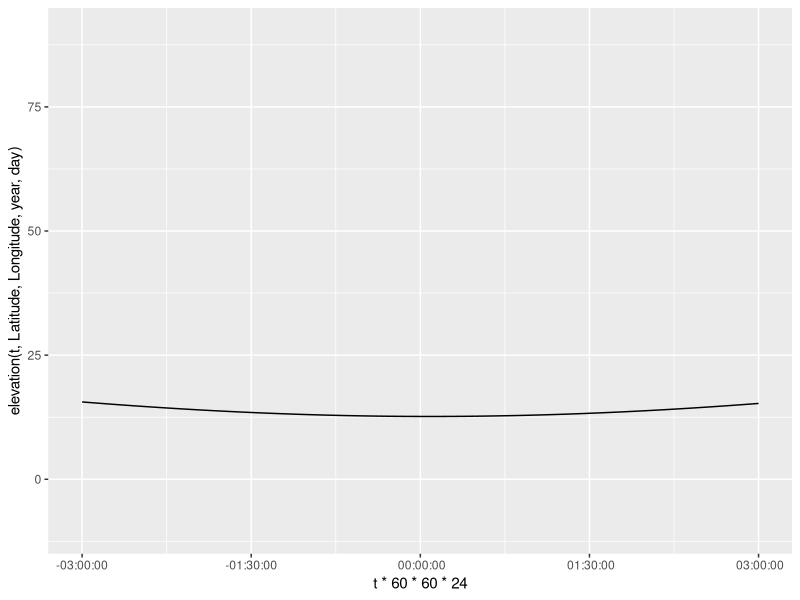
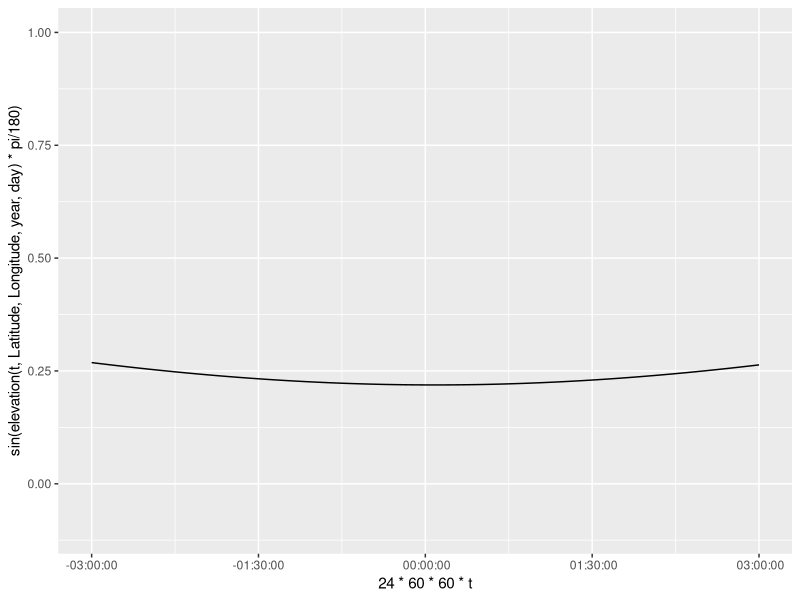
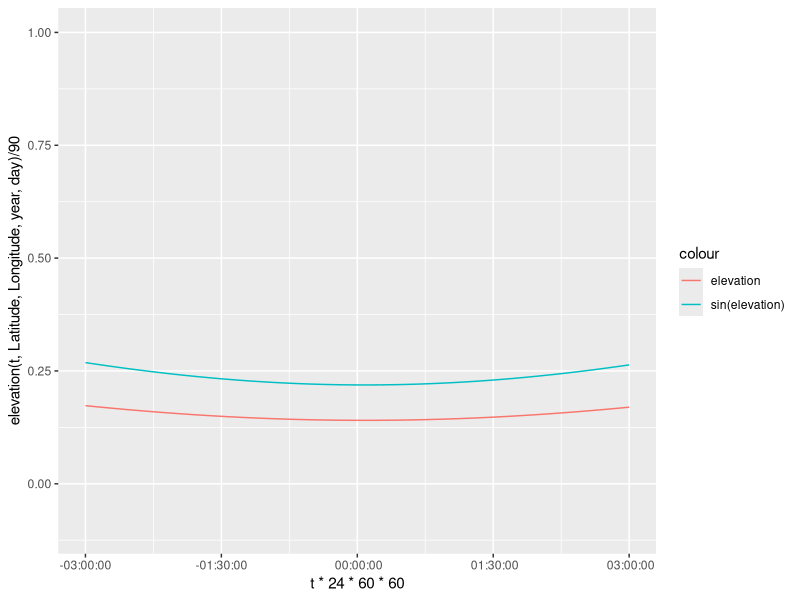
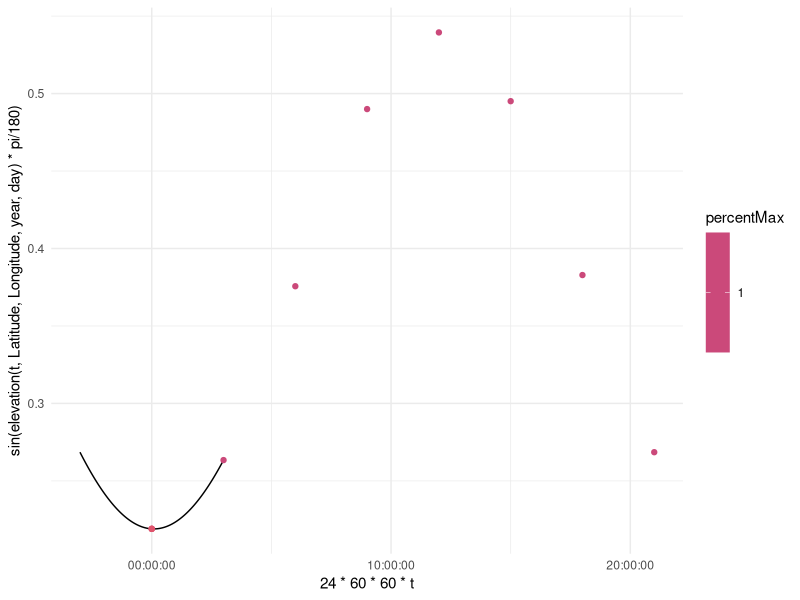
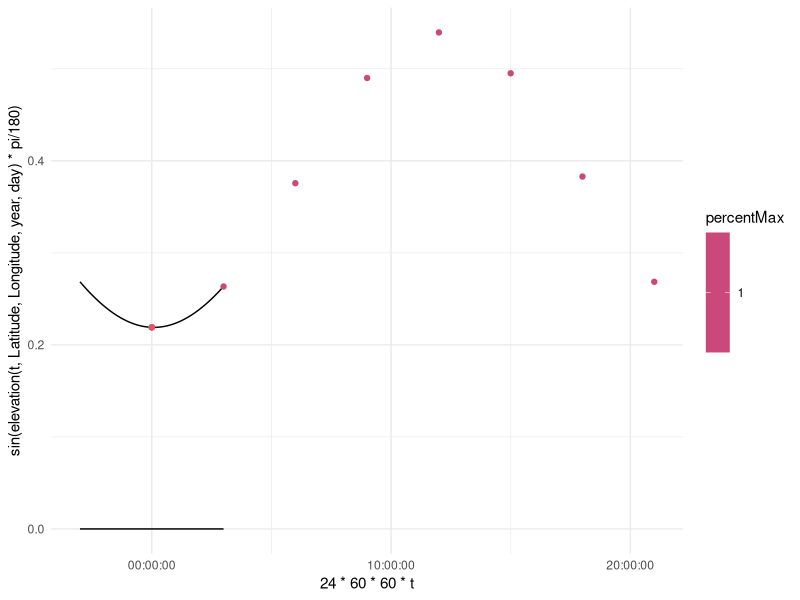
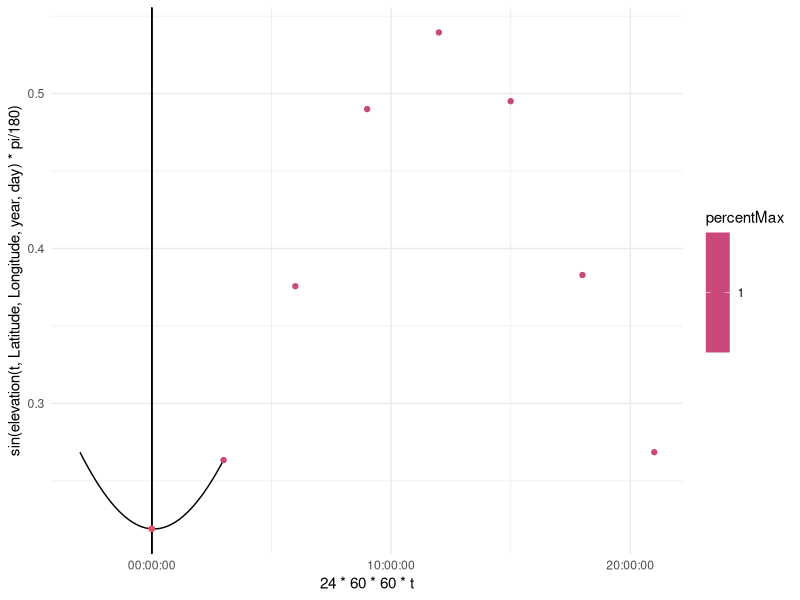

Here is the R script that generated these plots, in order:
library(ggplot2)
##Fix error for days with no positive elevation 
Latitude = -80
Longitude = 0
year = 2008
day = 5
t=.5
Sunrise = 0 #initializing for global assignment
Sunset = 0 #initializing for global assignment

elevation = function(t,Latitude,Longitude,year,day){
  #Converting the year and day to Julian Day and Century. 2454466.5 is
  #12:00 AM of Jan 1 2008. Using mid day as the average 2454467 is Jan 1 2008
  #ifelse(year == 2008, JulianDay = 2454466+day, JulianDay = 2454467+day+(year-2008)*365);
  JulianDay = 2454466+day;
  ##Calculate solar position constants for the day in question. These
  ##functions were obtained from an NOAA Solar Calculations spreadsheet.
  ##Note: the variation seen throughout a given day is so small that we can
  ##treat these as constants. More on this later.
  JulianCentury = (JulianDay-2451545)/36525;
  GeomMeanLongSunDeg = (280.46646+JulianCentury*(36000.76983+JulianCentury*.0003032))%%360;
  GeomMeanAnomSunDeg = 357.52911+JulianCentury*(35999.05029 - 0.0001537*JulianCentury);
  EccentEarthOrbit = 0.016708634-JulianCentury*(0.000042037+0.0000001267*JulianCentury);
  SunEqOfCtr = sin(pi/180*(GeomMeanAnomSunDeg))*(1.914602-JulianCentury*(0.004817+0.000014*JulianCentury))+sin(pi/180*(2*GeomMeanAnomSunDeg))*(0.019993-0.000101*JulianCentury)+sin(pi/180*(3*GeomMeanAnomSunDeg))*0.000289;
  SunTrueLongDeg = GeomMeanLongSunDeg+SunEqOfCtr;
  SunAppLongDeg = SunTrueLongDeg-0.00569-0.00478*sin(pi/180*(125.04-1934.136*JulianCentury));
  MeanObliqEclipticDeg = 23+(26+((21.448-JulianCentury*(46.815+JulianCentury*(0.00059-JulianCentury*0.001813))))/60)/60;
  ObliqCorrDeg = MeanObliqEclipticDeg+0.00256*cos(pi/180*(125.04-1934.136*JulianCentury));
  SunDeclineDeg = 180/pi*(asin(sin(pi/180*(ObliqCorrDeg))*sin(pi/180*(SunAppLongDeg))));
  vary = tan(pi/180*(ObliqCorrDeg/2))*tan(pi/180*(ObliqCorrDeg/2));
  EqOfTimeMinutes = 4*180/pi*(vary*sin(2*pi/180*(GeomMeanLongSunDeg))-2*EccentEarthOrbit*sin(pi/180*(GeomMeanAnomSunDeg))+4*EccentEarthOrbit*vary*sin(pi/180*(GeomMeanAnomSunDeg))*cos(2*pi/180*(GeomMeanLongSunDeg))-0.5*vary*vary*sin(4*pi/180*(GeomMeanLongSunDeg))-1.25*EccentEarthOrbit*EccentEarthOrbit*sin(2*pi/180*(GeomMeanAnomSunDeg)));

  ## Define maximum PAR ratio: Solar Constant*.487(%of radiation that makes up PAR)*scale(100)/Sin(90)
  MaxRatio=.487*1361*100;
  srssangle = 90;
  HASunriseDeg = Re(180/pi*(acos(cos(pi/180*(srssangle))/(cos(pi/180*(Latitude))*cos(pi/180*(SunDeclineDeg)))-tan(pi/180*(Latitude))*tan(pi/180*(SunDeclineDeg)))));
  SunlightDuration = HASunriseDeg/180;

  A = sin(Latitude*pi/180)*sin(SunDeclineDeg*pi/180);
  B = cos(Latitude*pi/180)*cos(SunDeclineDeg*pi/180);

  SolarNoon = (720-4*Longitude-EqOfTimeMinutes+0*60)/1440;
  assign("Sunrise", ((SolarNoon*1440-HASunriseDeg*4)/1440)%%1, envir = .GlobalEnv); #keep sunrise positive and between zero and 1
  assign("Sunset", Sunrise+SunlightDuration, envir = .GlobalEnv); #assign SR/SS to global for use in other functions

  C = EqOfTimeMinutes/4+Longitude;

  #90-(acos(sin(Latitude*pi/180)*sin(SunDeclineDeg*pi/180)+cos(Latitude*pi/180)*cos(SunDeclineDeg*pi/180)*cos((t*360+EqOfTimeMinutes/4+Longitude+180)*pi/180)))*180/pi
  return(90-(acos(A+B*cos((t*360+C+180)*pi/180)))*180/pi)
    
}

elevation(t,Latitude,Longitude,year,day)

t = seq(Sunrise-1/8,Sunset+1/8,1/(8*100))
ggplot(data = NULL, aes(x = t*60*60*24, y = elevation(t,Latitude,Longitude,year,day)))+
  coord_cartesian(ylim = c(-10,90))+
  geom_line()+
  scale_x_time()
            
ggplot(data = NULL, aes(x = 24*60*60*t, y = sin(elevation(t,Latitude,Longitude,year,day)*pi/180)))+
  coord_cartesian(ylim = c(-.1,1))+
  geom_line()+
  scale_x_time()

ggplot(data = NULL, aes(x = t*24*60*60, y = elevation(t,Latitude,Longitude,year,day)/90, col = "elevation"))+
  coord_cartesian(ylim = c(-.1,1))+
  geom_line()+
  geom_line(data = NULL, aes(x = 24*60*60*t, y = sin(elevation(t,Latitude,Longitude,year,day)*pi/180), col = "sin(elevation)"))+
  labs()+
  scale_x_time()





###Creating projections from each observation

#Max PAR: .487*1361/sin(elevation)
library(tidyverse)

time = c(0,1/8,2/8,3/8,4/8,5/8,6/8,7/8)
time = time+floor(Sunrise*8)/8
observations = tibble(time, elevation(time, Latitude, Longitude, year, day))
observations = observations %>%
  select(time, elevation = `elevation(time, Latitude, Longitude, year, day)`)

daylightObservations = observations %>%
  mutate(max_PAR = .487*1361*sin(elevation*pi/180)) %>%
  filter(elevation>0)

daylightObservations = daylightObservations %>%
  mutate(percentMax = max_PAR/max_PAR)
  
##add points to indicate Sunrise and Sunset
timeSS = c(Sunrise, Sunset)
observationsSS = tibble(timeSS, elevation(timeSS, Latitude, Longitude, year, day))
observationsSS = observationsSS %>%
  select(time = timeSS, elevation = `elevation(timeSS, Latitude, Longitude, year, day)`) %>%
  mutate(max_PAR = .487*1361*sin(elevation*pi/180))

ggplot(data = NULL, aes(x = 24*60*60*t, y = sin(elevation(t,Latitude,Longitude,year,day)*pi/180)))+
  #coord_cartesian(ylim = c(-.1,1))+
  geom_line()+
  scale_x_time()+
  geom_point(data = daylightObservations, aes(x = time*24*60*60, y = max_PAR/(.487*1361), color = percentMax))+
  scale_color_viridis_c(option = "C")+
  geom_point(data = observationsSS, aes(x = time*24*60*60,  y = max_PAR/(.487*1361)), color = 2)+
  theme_minimal()
  
#add SR/SS to daylight obs?

###Creating a function that will plot the Wang et al. algorithm for each point

wangInstPAR = function(t, daylightObservations){
  l = dim(daylightObservations)[1]
  if (l == 0){
    return(0)
  }
  wangt = tibble(t) %>%
    mutate(notInDay = t < Sunrise | t > Sunset)
  if (l >= 1){
    wangt = wangt %>%
      mutate(overpass1 = as.numeric(daylightObservations[1,1]),
             PAR1 = as.numeric(daylightObservations[1,3]))
  }
  if (l >= 2){
    wangt = wangt %>%
      mutate(overpass2 = as.numeric(daylightObservations[2,1]),
             PAR2 = as.numeric(daylightObservations[2,3]))
  }
  if (l >= 3){
    wangt = wangt %>%
      mutate(overpass3 = as.numeric(daylightObservations[3,1]),
             PAR3 = as.numeric(daylightObservations[3,3]))
  }
  if (l >= 4){
    wangt = wangt %>%
      mutate(overpass4 = as.numeric(daylightObservations[4,1]),
             PAR4 = as.numeric(daylightObservations[4,3]))
  }
  if (l >= 5){
    wangt = wangt %>%
      mutate(overpass5 = as.numeric(daylightObservations[5,1]),
             PAR5 = as.numeric(daylightObservations[5,3]))
  }
  if (l >= 6){
    wangt = wangt %>%
      mutate(overpass6 = as.numeric(daylightObservations[6,1]),
             PAR6 = as.numeric(daylightObservations[6,3]))
  }
  if (l >= 7){
    wangt = wangt %>%
      mutate(overpass7 = as.numeric(daylightObservations[7,1]),
             PAR7 = as.numeric(daylightObservations[7,3]))
  }
  if (l >= 8){
    wangt = wangt %>%
      mutate(overpass8 = as.numeric(daylightObservations[8,1]),
             PAR8 = as.numeric(daylightObservations[8,3]))
  }
  
  # create index and initialize instPAR column
  wangt = wangt %>%
    mutate(instPAR = round((t-Sunrise+1/8)*800+1))
  
  #identify times before sunrise
  group = wangt %>%
    filter(t<=Sunrise) %>%
    select(instPAR)
  #set instPAR equal to 0.
  wangt$instPAR[group$instPAR] = 0
  
  #identify times after sunset
  group = wangt %>%
    filter(t>= Sunset) %>%
    select(instPAR)
  #set instPAR equal to 0.
  wangt$instPAR[group$instPAR] = 0
  
  if (l >= 1){
    #identify times between sunrise and first observation
    group = wangt %>%
      filter(t>Sunrise & t<=overpass1) %>%
      select(instPAR)
    #calculate instPAR (eq. 6.2)
    wangt$instPAR[group$instPAR] = as_vector(wangt$PAR1*(sin((wangt$t-Sunrise)*pi/(Sunset-Sunrise))/sin((wangt$overpass1-Sunrise)*pi/(Sunset-Sunrise))))[group$instPAR]
  }
  
  if (l >= 2){
    #identify times between first and second observation
    group = wangt %>%
      filter(t>overpass1 & t<=overpass2) %>%
      select(instPAR)
    #calculate instPAR (eq. 6.4)
    wangt$instPAR[group$instPAR] = as_vector((wangt$overpass2-wangt$t)/(wangt$overpass2-wangt$overpass1)*(wangt$PAR1*(sin((wangt$t-Sunrise)*pi/(Sunset-Sunrise))/sin((wangt$overpass1-Sunrise)*pi/(Sunset-Sunrise))))+
                                               (wangt$t-wangt$overpass1)/(wangt$overpass2-wangt$overpass1)*(wangt$PAR2*(sin((wangt$t-Sunrise)*pi/(Sunset-Sunrise))/sin((wangt$overpass2-Sunrise)*pi/(Sunset-Sunrise)))))[group$instPAR]
  }
  
  if (l >= 3){
    #identify times between second and third observation
    group = wangt %>%
      filter(t>overpass2 & t<=overpass3) %>%
      select(instPAR)
    #calculate instPAR (eq. 6.4)
    wangt$instPAR[group$instPAR] = as_vector((wangt$overpass3-wangt$t)/(wangt$overpass3-wangt$overpass2)*(wangt$PAR2*(sin((wangt$t-Sunrise)*pi/(Sunset-Sunrise))/sin((wangt$overpass2-Sunrise)*pi/(Sunset-Sunrise))))+
                                               (wangt$t-wangt$overpass2)/(wangt$overpass3-wangt$overpass2)*(wangt$PAR3*(sin((wangt$t-Sunrise)*pi/(Sunset-Sunrise))/sin((wangt$overpass3-Sunrise)*pi/(Sunset-Sunrise)))))[group$instPAR]
  }
  
  if (l >= 4){
    #identify times between third and forth observation
    group = wangt %>%
      filter(t>overpass3 & t<=overpass4) %>%
      select(instPAR)
    #calculate instPAR (eq. 6.4)
    wangt$instPAR[group$instPAR] = as_vector((wangt$overpass4-wangt$t)/(wangt$overpass4-wangt$overpass3)*(wangt$PAR3*(sin((wangt$t-Sunrise)*pi/(Sunset-Sunrise))/sin((wangt$overpass3-Sunrise)*pi/(Sunset-Sunrise))))+
                                               (wangt$t-wangt$overpass3)/(wangt$overpass4-wangt$overpass3)*(wangt$PAR4*(sin((wangt$t-Sunrise)*pi/(Sunset-Sunrise))/sin((wangt$overpass4-Sunrise)*pi/(Sunset-Sunrise)))))[group$instPAR]
  }
  
  if (l >= 5){
    #identify times between forth and fifth observation
    group = wangt %>%
      filter(t>overpass4 & t<=overpass5) %>%
      select(instPAR)
    #calculate instPAR (eq. 6.4)
    wangt$instPAR[group$instPAR] = as_vector((wangt$overpass5-wangt$t)/(wangt$overpass5-wangt$overpass4)*(wangt$PAR4*(sin((wangt$t-Sunrise)*pi/(Sunset-Sunrise))/sin((wangt$overpass4-Sunrise)*pi/(Sunset-Sunrise))))+
                                               (wangt$t-wangt$overpass4)/(wangt$overpass5-wangt$overpass4)*(wangt$PAR5*(sin((wangt$t-Sunrise)*pi/(Sunset-Sunrise))/sin((wangt$overpass5-Sunrise)*pi/(Sunset-Sunrise)))))[group$instPAR]
  }
  
  if (l >= 6){
    #identify times between fifth and sixth observation
    group = wangt %>%
      filter(t>overpass5 & t<=overpass6) %>%
      select(instPAR)
    #calculate instPAR (eq. 6.4)
    wangt$instPAR[group$instPAR] = as_vector((wangt$overpass6-wangt$t)/(wangt$overpass6-wangt$overpass5)*(wangt$PAR5*(sin((wangt$t-Sunrise)*pi/(Sunset-Sunrise))/sin((wangt$overpass5-Sunrise)*pi/(Sunset-Sunrise))))+
                                               (wangt$t-wangt$overpass5)/(wangt$overpass6-wangt$overpass5)*(wangt$PAR6*(sin((wangt$t-Sunrise)*pi/(Sunset-Sunrise))/sin((wangt$overpass6-Sunrise)*pi/(Sunset-Sunrise)))))[group$instPAR]
  }
  
  if (l >= 7){
    #identify times between sixth and seventh observation
    group = wangt %>%
      filter(t>overpass6 & t<=overpass7) %>%
      select(instPAR)
    #calculate instPAR (eq. 6.4)
    wangt$instPAR[group$instPAR] = as_vector((wangt$overpass7-wangt$t)/(wangt$overpass7-wangt$overpass6)*(wangt$PAR6*(sin((wangt$t-Sunrise)*pi/(Sunset-Sunrise))/sin((wangt$overpass6-Sunrise)*pi/(Sunset-Sunrise))))+
                                               (wangt$t-wangt$overpass6)/(wangt$overpass7-wangt$overpass6)*(wangt$PAR7*(sin((wangt$t-Sunrise)*pi/(Sunset-Sunrise))/sin((wangt$overpass7-Sunrise)*pi/(Sunset-Sunrise)))))[group$instPAR]
  }
  
  if (l >= 8){
    #identify times between seventh and eigth observation
    group = wangt %>%
      filter(t>overpass7 & t<=overpass8) %>%
      select(instPAR)
    #calculate instPAR (eq. 6.4)
    wangt$instPAR[group$instPAR] = as_vector((wangt$overpass8-wangt$t)/(wangt$overpass8-wangt$overpass7)*(wangt$PAR7*(sin((wangt$t-Sunrise)*pi/(Sunset-Sunrise))/sin((wangt$overpass7-Sunrise)*pi/(Sunset-Sunrise))))+
                                               (wangt$t-wangt$overpass7)/(wangt$overpass8-wangt$overpass7)*(wangt$PAR8*(sin((wangt$t-Sunrise)*pi/(Sunset-Sunrise))/sin((wangt$overpass8-Sunrise)*pi/(Sunset-Sunrise)))))[group$instPAR]
  }
  
  #find last observation before Sunset
  if (l == 1){
    #identify times between last observation and Sunset
    group = wangt %>%
      filter(t>overpass1 & t<=Sunset) %>%
      select(instPAR)
    #calculate instPAR (eq. 6.2)
    wangt$instPAR[group$instPAR] = as_vector(wangt$PAR1*(sin((wangt$t-Sunrise)*pi/(Sunset-Sunrise))/sin((wangt$overpass1-Sunrise)*pi/(Sunset-Sunrise))))[group$instPAR]
  } else if (l == 2){
    #identify times between last observation and Sunset
    group = wangt %>%
      filter(t>overpass2 & t<=Sunset) %>%
      select(instPAR)
    #calculate instPAR (eq. 6.2)
    wangt$instPAR[group$instPAR] = as_vector(wangt$PAR2*(sin((wangt$t-Sunrise)*pi/(Sunset-Sunrise))/sin((wangt$overpass2-Sunrise)*pi/(Sunset-Sunrise))))[group$instPAR]
  } else if (l == 3){
    #identify times between last observation and Sunset
    group = wangt %>%
      filter(t>overpass3 & t<=Sunset) %>%
      select(instPAR)
    #calculate instPAR (eq. 6.2)
    wangt$instPAR[group$instPAR] = as_vector(wangt$PAR3*(sin((wangt$t-Sunrise)*pi/(Sunset-Sunrise))/sin((wangt$overpass3-Sunrise)*pi/(Sunset-Sunrise))))[group$instPAR]
  } else if (l == 4){
    #identify times between last observation and Sunset
    group = wangt %>%
      filter(t>overpass4 & t<=Sunset) %>%
      select(instPAR)
    #calculate instPAR (eq. 6.2)
    wangt$instPAR[group$instPAR] = as_vector(wangt$PAR4*(sin((wangt$t-Sunrise)*pi/(Sunset-Sunrise))/sin((wangt$overpass4-Sunrise)*pi/(Sunset-Sunrise))))[group$instPAR]
  } else if (l == 5){
    #identify times between last observation and Sunset
    group = wangt %>%
      filter(t>overpass5 & t<=Sunset) %>%
      select(instPAR)
    #calculate instPAR (eq. 6.2)
    wangt$instPAR[group$instPAR] = as_vector(wangt$PAR5*(sin((wangt$t-Sunrise)*pi/(Sunset-Sunrise))/sin((wangt$overpass5-Sunrise)*pi/(Sunset-Sunrise))))[group$instPAR]
  } else if (l == 6){
    #identify times between last observation and Sunset
    group = wangt %>%
      filter(t>overpass6 & t<=Sunset) %>%
      select(instPAR)
    #calculate instPAR (eq. 6.2)
    wangt$instPAR[group$instPAR] = as_vector(wangt$PAR6*(sin((wangt$t-Sunrise)*pi/(Sunset-Sunrise))/sin((wangt$overpass6-Sunrise)*pi/(Sunset-Sunrise))))[group$instPAR]
  } else if (l == 7){
    #identify times between last observation and Sunset
    group = wangt %>%
      filter(t>overpass7 & t<=Sunset) %>%
      select(instPAR)
    #calculate instPAR (eq. 6.2)
    wangt$instPAR[group$instPAR] = as_vector(wangt$PAR7*(sin((wangt$t-Sunrise)*pi/(Sunset-Sunrise))/sin((wangt$overpass7-Sunrise)*pi/(Sunset-Sunrise))))[group$instPAR]
  } else if (l == 8){
    #identify times between last observation and Sunset
    group = wangt %>%
      filter(t>overpass8 & t<=Sunset) %>%
      select(instPAR)
    #calculate instPAR (eq. 6.2)
    wangt$instPAR[group$instPAR] = as_vector(wangt$PAR8*(sin((wangt$t-Sunrise)*pi/(Sunset-Sunrise))/sin((wangt$overpass8-Sunrise)*pi/(Sunset-Sunrise))))[group$instPAR]
  }
  
  return(wangt$instPAR)
}

wangPercentMax = function(t, daylightObservations){
  wangPercentMaxt = tibble(wangt$instPAR)
  
}

ggplot(data = NULL, aes(x = 24*60*60*t, y = sin(elevation(t,Latitude,Longitude,year,day)*pi/180)))+
  #coord_cartesian(ylim = c(-.1,1))+
  geom_line()+
  scale_x_time()+
  geom_line(data = NULL, aes(x = 24*60*60*t, y = wangInstPAR(t, daylightObservations)/(.487*1361), color = ))+
  geom_point(data = daylightObservations, aes(x = time*24*60*60, y = max_PAR/(.487*1361), color = percentMax))+
  scale_color_viridis_c(option = "C")+
  geom_point(data = observationsSS, aes(x = time*24*60*60,  y = max_PAR/(.487*1361)), color = 2)+
  theme_minimal()


daylightObservations[1,1]

##create sky based on instPAR percentage of max and raw value (black at night, blue-gray during high-low par/high sun, red at sunset)

sky = tibble(t)

# t[101]=Sunrise
#Sunset = length-100

ggplot(data = NULL, aes(x = 24*60*60*t, y = sin(elevation(t,Latitude,Longitude,year,day)*pi/180)))+
  #coord_cartesian(ylim = c(-.1,1))+
  geom_line()+
  geom_vline(xintercept = 1:3, data =  ,aes())+
  scale_x_time()+
  geom_point(data = daylightObservations, aes(x = time*24*60*60, y = max_PAR/(.487*1361), color = percentMax))+
  scale_color_viridis_c(option = "C")+
  geom_point(data = observationsSS, aes(x = time*24*60*60,  y = max_PAR/(.487*1361)), color = 2)+
  theme_minimal()
